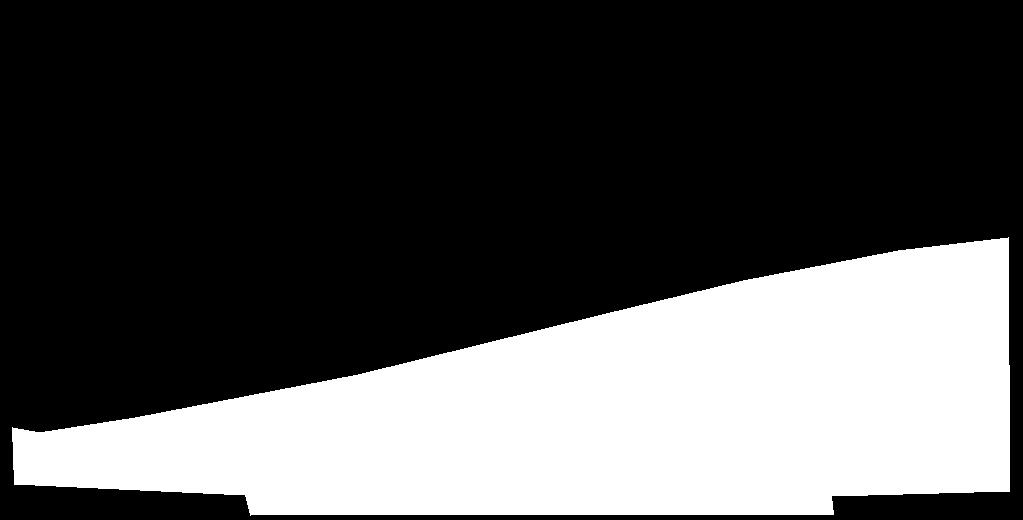
#> input picture preprocessing/segmentation/camera_valid_regions/CM00075.png, 1023 x 520 px; its folder holds only this picture in this run
$ python baseline_ground.py --image ../preprocessing/segmentation/camera_valid_regions/CM00075.png
#> lines starting #> are read from the running program, lines starting #| are printed output that depends on the picture; after the words box and inside, x2 and y2 are one past the last pixel; in counts of white or black regions, pixels touching at a corner belong together
#!/usr/bin/env python3
"""
Baseline ground segmentation — horizon detection via Sobel edge + bottom fill.

Simple geometric prior: ground is below the horizon line, which is detected
as the strongest horizontal edge in the image. Falls back to a fixed percentage
of the image height if no clear horizon is found.

This serves as a non-learned baseline for comparison against VLM teachers
and student models.

Usage:
    # Single image
    python baseline_ground.py --image /path/to/image.jpg --debug

    # All cameras
    python baseline_ground.py --data-dir data

    # Custom ground fraction
    python baseline_ground.py --data-dir ... --fallback-fraction 0.35
"""

import argparse
import csv
import re
import sys
from pathlib import Path

import numpy as np
from PIL import Image
from scipy import ndimage
from tqdm import tqdm


def detect_horizon(img_gray, smooth_sigma=5, min_edge_strength=10):
    """Detect horizon line using horizontal Sobel edges.

    Computes horizontal edge response, averages across columns,
    picks the row with strongest horizontal edge as the horizon.
    """
    sobel_y = ndimage.sobel(img_gray, axis=0)
    row_profile = np.abs(sobel_y).mean(axis=1)
    if smooth_sigma > 0:
        row_profile = ndimage.gaussian_filter1d(row_profile, sigma=smooth_sigma)

    h = len(row_profile)
    search_start = int(h * 0.1)
    search_end = int(h * 0.9)
    search_region = row_profile[search_start:search_end]

    if search_region.max() < min_edge_strength:
        return None, row_profile

    horizon_row = search_start + np.argmax(search_region)
    return horizon_row, row_profile


def baseline_ground_mask(image_path, ground_fraction=0.32, method="both", debug=False):
    """Generate ground mask using geometric baselines.

    Methods:
        fixed: bottom ground_fraction of image labeled as ground
        sobel: horizon detected via Sobel edge, everything below = ground
        both: returns both masks

    Returns:
        masks: dict of {method_name: (mask, info)}
    """
    img = Image.open(image_path)
    w, h = img.size
    results = {}

    # Fixed baseline
    if method in ("fixed", "both"):
        horizon_row = int(h * (1.0 - ground_fraction))
        mask = np.zeros((h, w), dtype=np.uint8)
        mask[horizon_row:, :] = 255
        results["fixed"] = (mask, {
            "horizon_row": horizon_row,
            "method": "fixed",
            "ground_pct": ground_fraction * 100,
        })

    # Sobel baseline
    if method in ("sobel", "both"):
        img_gray = np.array(img.convert("L"), dtype=np.float32)
        horizon_row, row_profile = detect_horizon(img_gray)
        if horizon_row is None:
            horizon_row = int(h * (1.0 - ground_fraction))
        mask = np.zeros((h, w), dtype=np.uint8)
        mask[horizon_row:, :] = 255
        ground_pct = (h - horizon_row) / h * 100
        info = {
            "horizon_row": horizon_row,
            "method": "sobel",
            "ground_pct": ground_pct,
        }
        if debug:
            info["row_profile"] = row_profile
        results["sobel"] = (mask, info)

    return results


def main():
    parser = argparse.ArgumentParser(
        description="Baseline ground segmentation (Sobel horizon + bottom fill)"
    )
    parser.add_argument("--image", type=str, default=None,
                        help="Single image path")
    parser.add_argument("--data-dir", type=str, default=None,
                        help="Root data directory with camera subdirs")
    parser.add_argument("--output-dir", type=str, default=None,
                        help="Output directory (default: preprocessing/segmentation/baseline_output)")
    parser.add_argument("--cameras", nargs="+", default=None)
    parser.add_argument("--ground-fraction", type=float, default=0.32,
                        help="Fraction of image height labeled as ground (default: 0.32)")
    parser.add_argument("--sample", type=int, default=0)
    parser.add_argument("--debug", action="store_true")
    args = parser.parse_args()

    _HERE = Path(__file__).resolve().parent
    _MASTER = _HERE.parent

    if args.image:
        results = baseline_ground_mask(args.image, args.ground_fraction, method="both", debug=args.debug)
#> in baseline_ground_mask, img is the input picture: PIL image 1023x520 L; 31.8% white; 1 white region, box (x1, y1, x2, y2) and area: (12, 237, 1010, 516) 168993
#> in detect_horizon, `sobel_y = ndimage.sobel(img_gray, axis=0)`:
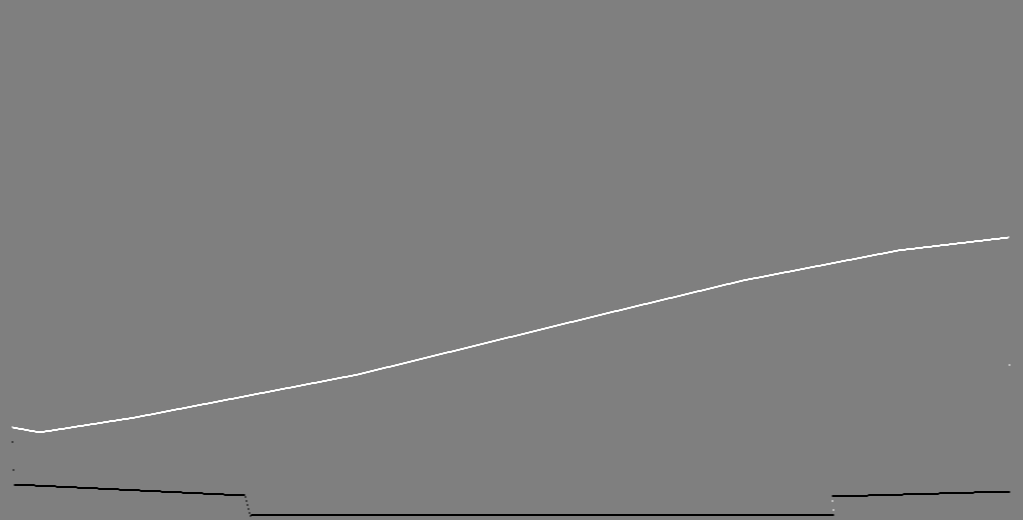
#> sobel_y: shape (520, 1023) float32; min -1020, max 1020, mean 0; drawn with min black and max white
#> in detect_horizon, `row_profile = np.abs(sobel_y).mean(axis=1)`: row_profile = 520 values, max 582.3 at index 515, min 0 at index 0, mean 7.67
#> in detect_horizon, `row_profile = ndimage.gaussian_filter1d(row_profile, sigma=smooth_sigma)`: row_profile = 520 values, max 113 at index 519, min 0 at index 0, mean 7.67
#> in detect_horizon, `h = len(row_profile)`: h = 520
#> in detect_horizon, `search_start = int(h * 0.1)`: search_start = 52
#> in detect_horizon, `search_end = int(h * 0.9)`: search_end = 468
#> in detect_horizon, `search_region = row_profile[search_start:search_end]`: search_region = 416 values, max 14.94 at index 193, min 0 at index 0, mean 4.79
#> in detect_horizon, `horizon_row = search_start + np.argmax(search_region)`: horizon_row = 245
#> in baseline_ground_mask, `ground_pct = (h - horizon_row) / h * 100`: ground_pct = 52.88
#> in baseline_ground_mask, `info = { "horizon_row": horizon_row, "method": "sobel", "ground_pct": ..`: info = {'horizon_row': 245, 'method': 'sobel', 'ground_pct': 52.88}
#> results = 2 items
        for method_name, (mask, info) in results.items():
            print(f"  [{method_name}] Horizon: row {info['horizon_row']}, Ground: {info['ground_pct']:.1f}%")
#> this loop made 2 passes
#> (method_name, info) on passes 1 to 2: ('fixed', {'horizon_row': 353, 'method': 'fixed', 'ground_pct': 32}), ('sobel', {'horizon_row': 245, 'method': 'sobel', 'ground_pct': 52.88})
#|   [fixed] Horizon: row 353, Ground: 32.0%
#|   [sobel] Horizon: row 245, Ground: 52.9%

        if args.debug:
            import matplotlib
            matplotlib.use("Agg")
            import matplotlib.pyplot as plt

            img = Image.open(args.image).convert("RGB")
            img_np = np.array(img)
            n = len(results)
            fig, axes = plt.subplots(1, n + 1, figsize=(6 * (n + 1), 5))

            axes[0].imshow(img)
            for method_name, (_, info) in results.items():
                color = "red" if method_name == "fixed" else "cyan"
                axes[0].axhline(info["horizon_row"], color=color, linewidth=2,
                                label=f"{method_name} (row {info['horizon_row']})")
            axes[0].legend()
            axes[0].set_title("Original + horizon lines")
            axes[0].axis("off")

            for i, (method_name, (mask, info)) in enumerate(results.items()):
                overlay = img_np.copy()
                overlay[mask > 0] = (overlay[mask > 0] * 0.5 + np.array([0, 255, 0]) * 0.5).astype(np.uint8)
                axes[i + 1].imshow(overlay)
                axes[i + 1].set_title(f"{method_name} ({info['ground_pct']:.1f}%)")
                axes[i + 1].axis("off")

            debug_dir = _MASTER / "preprocessing" / "segmentation" / "baseline_output" / "debug"
            debug_dir.mkdir(parents=True, exist_ok=True)
            out_path = debug_dir / f"{Path(args.image).stem}_baseline_debug.png"
            fig.savefig(out_path, dpi=150, bbox_inches="tight")
            print(f"Debug: {out_path}")
            plt.close()

        for method_name, (mask, info) in results.items():
            out_dir = _MASTER / "preprocessing" / "segmentation" / f"baseline_{method_name}_output"
            camera = Path(args.image).parent.name
            (out_dir / camera).mkdir(parents=True, exist_ok=True)
            out_mask = out_dir / camera / f"{Path(args.image).stem}_ground.png"
            Image.fromarray(mask).save(out_mask)
            print(f"Saved: {out_mask}")
#> this loop made 2 passes
#| Saved: preprocessing/segmentation/baseline_fixed_output/camera_valid_regions/CM00075_ground.png
#| Saved: preprocessing/segmentation/baseline_sobel_output/camera_valid_regions/CM00075_ground.png
#> pass 1, in main, `Image.fromarray(mask).save(out_mask)`:
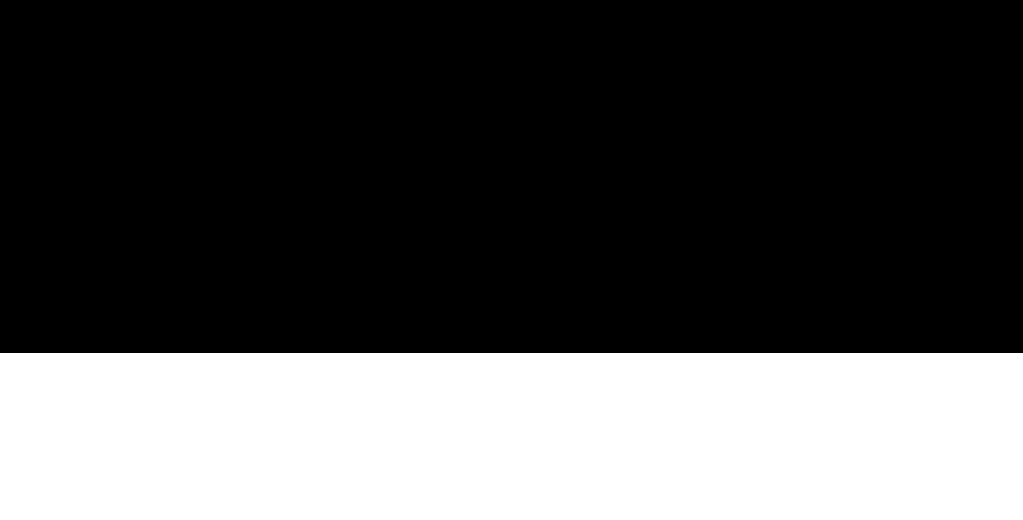
#> saved as CM00075_ground.png: PIL image 1023x520 L; 32.1% white; 1 white region, box (x1, y1, x2, y2) and area: (0, 353, 1023, 520) 170841
#> pass 2, in main, `Image.fromarray(mask).save(out_mask)`:
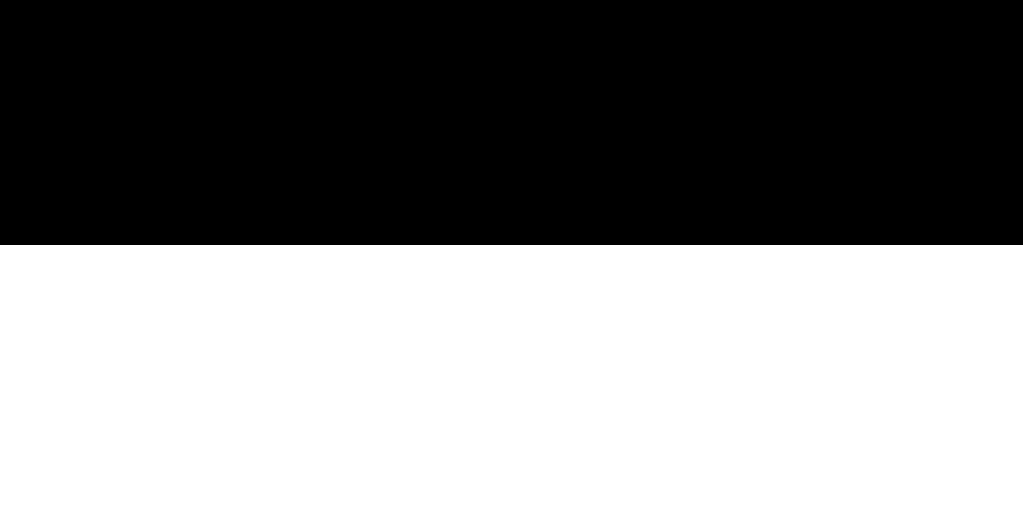
#> saved as CM00075_ground.png: PIL image 1023x520 L; 52.9% white; 1 black region, box (x1, y1, x2, y2) and area: (0, 0, 1023, 245) 250635
        return

    if args.data_dir is None:
        args.data_dir = str(_MASTER / "data")

    data_dir = Path(args.data_dir)
    if args.output_dir:
        output_dir = Path(args.output_dir)
    else:
        output_dir = _MASTER / "preprocessing" / "segmentation" / "baseline_output"

    if args.cameras:
        cameras = args.cameras
    else:
        cameras = sorted([
            d.name for d in data_dir.iterdir()
            if d.is_dir() and re.match(r"C[A-Z]\d+", d.name)
        ])

    base_output = _MASTER / "preprocessing" / "segmentation"

    print(f"Baseline ground segmentation")
    print(f"  Data: {data_dir}")
    print(f"  Output: {base_output}/baseline_{{fixed,sobel}}_output/")
    print(f"  Cameras: {cameras}")
    print(f"  Fixed fraction: {args.ground_fraction:.0%}")
    print()

    total = 0
    stats = []

    for camera in cameras:
        cam_dir = data_dir / camera
        if not cam_dir.exists():
            continue
        img_paths = sorted(cam_dir.glob("*.jpg"))
        if args.sample > 0:
            img_paths = img_paths[:args.sample]

        for method_name in ["fixed", "sobel"]:
            out_cam = base_output / f"baseline_{method_name}_output" / camera
            out_cam.mkdir(parents=True, exist_ok=True)

        cam_stats = {"fixed_pcts": [], "sobel_pcts": []}

        for img_path in tqdm(img_paths, desc=camera):
            stem = img_path.stem
            try:
                results = baseline_ground_mask(img_path, args.ground_fraction, method="both")
                for method_name, (mask, info) in results.items():
                    out_path = base_output / f"baseline_{method_name}_output" / camera / f"{stem}_ground.png"
                    if not out_path.exists():
                        Image.fromarray(mask).save(out_path)
                    cam_stats[f"{method_name}_pcts"].append(info["ground_pct"])
                total += 1
            except Exception as e:
                print(f"  SKIP {stem}: {e}")

        fixed_avg = np.mean(cam_stats["fixed_pcts"]) if cam_stats["fixed_pcts"] else 0
        sobel_avg = np.mean(cam_stats["sobel_pcts"]) if cam_stats["sobel_pcts"] else 0
        print(f"  {camera}: {len(img_paths)} images, "
              f"fixed avg={fixed_avg:.1f}%, sobel avg={sobel_avg:.1f}%")
        stats.append({
            "camera": camera,
            "n_images": len(img_paths),
            "fixed_avg_pct": round(fixed_avg, 1),
            "sobel_avg_pct": round(sobel_avg, 1),
        })

    summary_path = base_output / "baseline_summary.csv"
    with open(summary_path, "w", newline="") as f:
        w = csv.DictWriter(f, fieldnames=["camera", "n_images", "fixed_avg_pct", "sobel_avg_pct"])
        w.writeheader()
        w.writerows(stats)

    print(f"\nDone! {total} images")
    print(f"  Fixed: {base_output / 'baseline_fixed_output'}")
    print(f"  Sobel: {base_output / 'baseline_sobel_output'}")
    print(f"Summary: {summary_path}")


if __name__ == "__main__":
    main()
